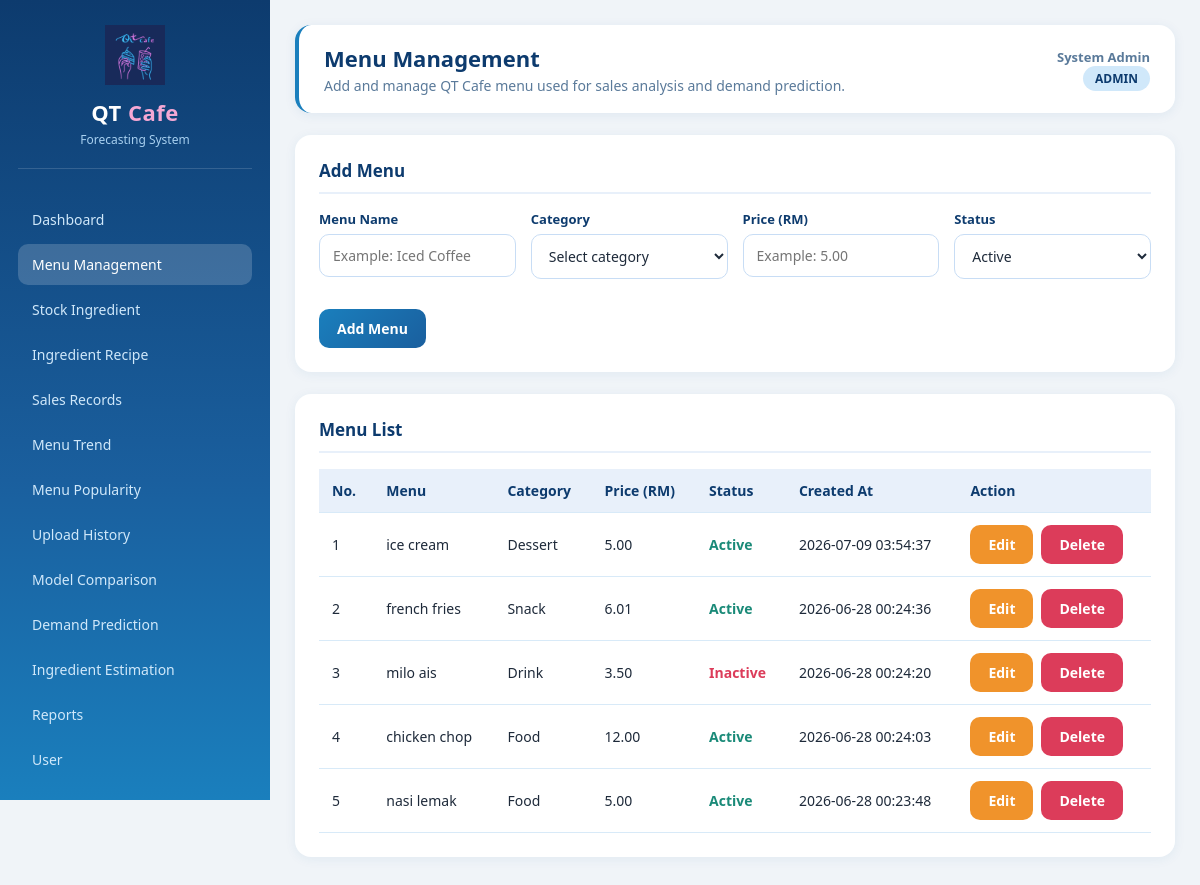
The page /php_app/admin/menu_management.php (signed in) on the database its author committed.
### tables this page shows
CREATE TABLE IF NOT EXISTS `menu_items` (
  `id` int NOT NULL AUTO_INCREMENT,
  `item_name` varchar(150) NOT NULL,
  `category` varchar(100) NOT NULL,
  `price` decimal(10,2) NOT NULL DEFAULT '0.00',
  `status` enum('active','inactive') DEFAULT 'active',
  `created_at` timestamp NULL DEFAULT CURRENT_TIMESTAMP,
  PRIMARY KEY (`id`)
);

### php_app/admin/menu_management.php (the view, shortened to what this page needs)
<?php
require_once "../includes/auth.php";
$editMode = false;
$editData = [
    "id" => "",
    "item_name" => "",
    "category" => "",
    "price" => "",
    "status" => "active"
];
$menuResult = mysqli_query($conn, "SELECT * FROM menu_items ORDER BY created_at DESC");
include "../includes/header.php";
include "../includes/sidebar.php";
?>
<div class="topbar">
    <div>
        <h1>Menu Management</h1>
        <p>Add and manage QT Cafe menu used for sales analysis and demand prediction.</p>
    </div>
    <div class="user-info">
        <strong><?php echo htmlspecialchars($_SESSION['full_name']); ?></strong><br>
        <span class="badge"><?php echo strtoupper(htmlspecialchars($_SESSION['role'])); ?></span>
    </div>
</div>
<div class="panel">
    <h2><?php echo $editMode ? "Edit Menu " : "Add Menu "; ?></h2>
    <form method="POST">
        <div class="form-row">
            <div class="form-group">
                <label>Menu Name</label>
                <input type="text" name="item_name" class="form-control"
                       value="<?php echo htmlspecialchars($editData['item_name']); ?>"
                       placeholder="Example: Iced Coffee" required>
            </div>
            <div class="form-group">
                <label>Category</label>
                <select name="category" class="form-control" required>
                    <option value="">Select category</option>
                </select>
            </div>
            <div class="form-group">
                <label>Price (RM)</label>
                <input type="number" step="0.01" name="price" class="form-control"
                       value="<?php echo htmlspecialchars($editData['price']); ?>"
                       placeholder="Example: 5.00" required>
            </div>
            <div class="form-group">
                <label>Status</label>
                <select name="status" class="form-control" required>
                    <option value="active" <?php echo ($editData['status'] === "active") ? "selected" : ""; ?>>Active</option>
                </select>
            </div>
        </div>
        <?php if ($editMode): ?>
            <button type="submit" name="update_menu" class="btn btn-primary">Update Menu</button>
            <a href="menu_management.php" class="btn btn-secondary">Cancel</a>
        <?php else: ?>
            <button type="submit" name="add_menu" class="btn btn-primary">Add Menu </button>
        <?php endif; ?>
    </form>
</div>
<div class="panel">
    <h2>Menu List</h2>
    <div class="table-responsive">
        <table class="data-table">
            <thead>
                <tr>
                    <th>No.</th>
                    <th>Menu</th>
                    <th>Category</th>
                    <th>Price (RM)</th>
                    <th>Status</th>
                    <th>Created At</th>
                    <th>Action</th>
                </tr>
            </thead>
            <tbody>
                <?php if ($menuResult && mysqli_num_rows($menuResult) > 0): ?>
                    <?php $no = 1; ?>
                    <?php while ($row = mysqli_fetch_assoc($menuResult)): ?>
                        <tr>
                            <td><?php echo $no++; ?></td>
                            <td><?php echo htmlspecialchars($row["item_name"]); ?></td>
                            <td><?php echo htmlspecialchars($row["category"]); ?></td>
                            <td><?php echo number_format($row["price"], 2); ?></td>
                            <td>
                                <span class="<?php echo $row["status"] === "active" ? "status-active" : "status-inactive"; ?>">
                                    <?php echo ucfirst($row["status"]); ?>
                                </span>
                            </td>
                            <td><?php echo htmlspecialchars($row["created_at"]); ?></td>
                            <td>
                                <div class="action-buttons">
                                    <a href="menu_management.php?edit=<?php echo $row["id"]; ?>" class="btn btn-warning">Edit</a>
                                    <a href="menu_management.php?delete=<?php echo $row["id"]; ?>"
                                       class="btn btn-danger"
                                       onclick="return confirm('Are you sure you want to delete this menu?');">
                                       Delete
                                    </a>
                                </div>
                            </td>
                        </tr>
                    <?php endwhile; ?>
                <?php else: ?>
                    <tr>
                        <td colspan="7">No menu found. Add the first menu above.</td>
                    </tr>
                <?php endif; ?>
            </tbody>
        </table>
    </div>
</div>
<?php include "../includes/footer.php"; ?>

### php_app/assets/css/style.css (style rules this page uses)
* { margin: 0; padding: 0; box-sizing: border-box; font-family: "Segoe UI", Arial, sans-serif; }
body { background: #f0f4f8; color: #1e2a3a; }
.topbar { background: #ffffff; padding: 18px 25px; border-radius: 16px; box-shadow: 0 2px 12px rgba(26, 95, 158, 0.08); display: flex; justify-content: space-between; align-items: center; margin-bottom: 22px; border-left: 4px solid #1a7fbd; }
.topbar h1 { font-size: 22px; color: #0d3b6e; }
.topbar p { font-size: 14px; color: #5a7a9a; margin-top: 3px; }
.user-info { text-align: right; font-size: 13px; color: #5a7a9a; }
.panel { background: #ffffff; padding: 24px; border-radius: 16px; box-shadow: 0 2px 12px rgba(26, 95, 158, 0.07); margin-bottom: 22px; }
.panel h2 { color: #0d3b6e; font-size: 17px; margin-bottom: 16px; padding-bottom: 10px; border-bottom: 2px solid #e8f0fa; display: flex; align-items: center; gap: 10px; }
.data-table { width: 100%; border-collapse: collapse; background: #fff; font-size: 14px; }
.data-table th, .data-table td { padding: 12px 13px; border-bottom: 1px solid #d8eaf8; text-align: left; }
.data-table th { background: #e8f0fa; color: #0d3b6e; font-weight: 600; }
.table-responsive { width: 100%; overflow-x: auto; }
.btn { display: inline-block; padding: 10px 18px; border: none; border-radius: 10px; text-decoration: none; cursor: pointer; font-size: 14px; font-weight: 600; transition: opacity 0.15s, transform 0.1s; }
.btn-primary { background: linear-gradient(135deg, #1a7fbd, #1a5f9e); color: #fff; }
.btn-warning { background: #f0932b; color: #fff; }
.btn-danger { background: #dc3c5a; color: #fff; }
.form-row { display: grid; grid-template-columns: repeat(4, 1fr); gap: 15px; margin-bottom: 15px; }
.form-group { margin-bottom: 15px; }
.form-group label { display: block; font-weight: 600; margin-bottom: 6px; color: #0d3b6e; font-size: 13px; }
.form-control { width: 100%; padding: 11px 13px; border: 1px solid #c8ddf5; border-radius: 10px; font-size: 14px; outline: none; background: #fff; color: #1e2a3a; transition: border-color 0.15s, box-shadow 0.15s; }
.badge { display: inline-block; padding: 4px 12px; background: #d0e8fa; color: #0d3b6e; border-radius: 20px; font-size: 12px; font-weight: 700; }
.status-active { color: #1a8a78; font-weight: 700; }
.status-inactive { color: #dc3c5a; font-weight: 700; }
.action-buttons { display: flex; gap: 8px; flex-wrap: wrap; }

### rows shown on the page
menu_items: item_name "ice cream", category "Dessert", price "5.00", status "Active", created_at "2026-07-09 03:54:37"
menu_items: item_name "french fries", category "Snack", price "6.01", status "Active", created_at "2026-06-28 00:24:36"
menu_items: item_name "milo ais", category "Drink", price "3.50", status "Inactive", created_at "2026-06-28 00:24:20"
menu_items: item_name "chicken chop", category "Food", price "12.00", status "Active", created_at "2026-06-28 00:24:03"
menu_items: item_name "nasi lemak", category "Food", price "5.00", status "Active", created_at "2026-06-28 00:23:48"

### other values the page prints
$_SESSION['full_name'] "System Admin"
$_SESSION['role'] "ADMIN"
